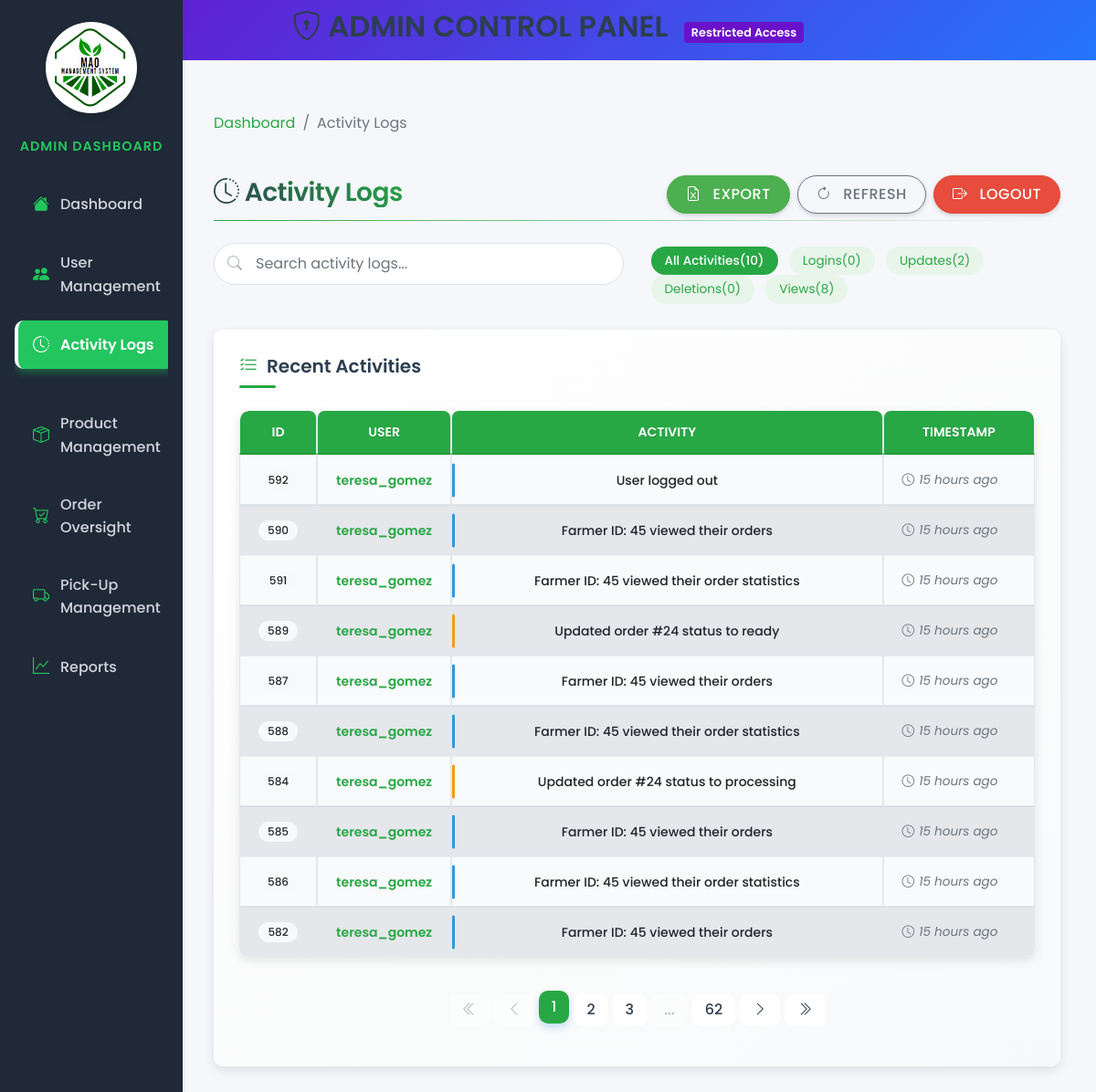
The app's page /views/admin/activity-logs.php (signed in) with its own data.
### tables this page shows
CREATE TABLE `activitylogs` (
  `log_id` int(11) NOT NULL,
  `user_id` int(11) DEFAULT NULL,
  `action` varchar(255) DEFAULT NULL,
  `action_date` timestamp NOT NULL DEFAULT current_timestamp()
);

CREATE TABLE `users` (
  `user_id` int(11) NOT NULL,
  `username` varchar(50) NOT NULL,
  `password` varchar(255) NOT NULL,
  `email` varchar(100) NOT NULL,
  `role_id` int(11) DEFAULT NULL,
  `created_at` timestamp NOT NULL DEFAULT current_timestamp(),
  `updated_at` timestamp NOT NULL DEFAULT current_timestamp() ON UPDATE current_timestamp(),
  `first_name` varchar(100) NOT NULL,
  `last_name` varchar(100) NOT NULL,
  `contact_number` varchar(20) DEFAULT NULL,
  `address` text DEFAULT NULL
);

### models/log.php (called while the page is built, shortened)
<?php
require_once 'Database.php';
class Log
{
    private $pdo;
    public function __construct()
    {
        $database = new Database();
        $this->pdo = $database->connect();
    }
    public function getActivityLogs(int $offset = 0, int $limit = 10): array
    {
        try {
            $offset = max(0, $offset);
            $limit  = max(1, min(100, $limit));
            $sql = "SELECT logs.log_id, users.username, logs.action, logs.action_date
                    FROM activitylogs AS logs
                    JOIN users ON logs.user_id = users.user_id
                    ORDER BY logs.action_date DESC
                    LIMIT :limit OFFSET :offset";
            $stmt = $this->pdo->prepare($sql);
            $stmt->bindValue(':limit', $limit, PDO::PARAM_INT);
            $stmt->bindValue(':offset', $offset, PDO::PARAM_INT);
            $stmt->execute();
            return $stmt->fetchAll(PDO::FETCH_ASSOC);
        } catch (PDOException $e) {
            error_log("Error fetching logs: " . $e->getMessage());
            return [];
        }
    }
    public function getTotalLogsCount(): int
    {
        try {
            $sql = "SELECT COUNT(*) as total FROM activitylogs";
            $stmt = $this->pdo->query($sql);
            $result = $stmt->fetch(PDO::FETCH_ASSOC);
            return (int)$result['total'];
        } catch (PDOException $e) {
            error_log("Error fetching total log count: " . $e->getMessage());
            return 0;
        }
    }
}
?>

### models/database.php (called while the page is built)
<?php
class Database {
    private $host = 'localhost';
    private $db = 'farmersmarketdb';
    private $user = 'root';
    private $pass = '';
    private $charset = 'utf8mb4';
    public $conn;
    public function connect() {
        if ($this->conn === null) {
            try {
                $dsn = "mysql:host=$this->host;dbname=$this->db;charset=$this->charset";
                $this->conn = new PDO($dsn, $this->user, $this->pass);
                $this->conn->setAttribute(PDO::ATTR_ERRMODE, PDO::ERRMODE_EXCEPTION);
            } catch (PDOException $e) {
                echo 'Connection failed: ' . $e->getMessage();
                exit;
            }
        }
        return $this->conn;
    }
}
?>

### views/admin/activity-logs.php (the view, shortened to what this page needs)
<?php
require_once '../../models/Log.php';
$logClass = new Log();
$limit = isset($_GET['limit']) ? (int)$_GET['limit'] : 10;
$page = isset($_GET['page']) ? (int)$_GET['page'] : 1;
$offset = ($page - 1) * $limit;
$searchTerm = isset($_GET['search']) ? htmlspecialchars(trim($_GET['search'])) : '';
$logs = [];
$totalLogs = 0;
if (!empty($searchTerm)) {
    $logs = $logClass->searchActivityLogs($searchTerm, $offset, $limit);
    $totalLogs = $logClass->getSearchLogsCount($searchTerm);
} else {
    $logs = $logClass->getActivityLogs($offset, $limit);
    $totalLogs = $logClass->getTotalLogsCount();
}
$totalPages = ceil($totalLogs / $limit);
?>
<!DOCTYPE html>
<html lang="en">
<head>
    <link href="https://stackpath.bootstrapcdn.com/bootstrap/4.5.2/css/bootstrap.min.css" rel="stylesheet">
    <link href="https://cdn.jsdelivr.net/npm/bootstrap-icons/font/bootstrap-icons.css" rel="stylesheet">
    <link rel="stylesheet" href="../../public/style/admin.css">
    <link rel="stylesheet" href="../../public/style/admin-sidebar.css">
    <link rel="stylesheet" href="../../public/style/activity-logs.css">
</head>
<body>
    <div class="admin-header text-center">
        <h2><i class="bi bi-shield-lock"></i> ADMIN CONTROL PANEL <span class="admin-badge">Restricted Access</span></h2>
    </div>
    <div class="container-fluid">
        <div class="row">
            <?php include '../../views/global/admin-sidebar.php'; ?>
            <main role="main" class="col-md-9 ml-sm-auto col-lg-10 px-4 py-4 activity-logs-page">
                <nav aria-label="breadcrumb">
                    <ol class="breadcrumb">
                        <li class="breadcrumb-item"><a href="admin-dashboard.php">Dashboard</a></li>
                        <li class="breadcrumb-item active" aria-current="page">Activity Logs</li>
                    </ol>
                </nav>
                <div class="page-header">
                    <h1 class="h2"><i class="bi bi-clock-history"></i> Activity Logs</h1>
                    <div class="d-flex">
                        <button class="btn btn-success mr-2" id="exportLogs">
                            <i class="bi bi-file-earmark-excel"></i> Export
                        </button>
                        <button class="btn btn-outline-secondary mr-2" id="refreshLogs">
                            <i class="bi bi-arrow-clockwise"></i> Refresh
                        </button>
                        <a href="?logout=true" class="btn btn-danger" onclick="return confirmLogout();">
                            <i class="bi bi-box-arrow-right"></i> Logout
                        </a>
                    </div>
                </div>
                <div class="row mb-4">
                    <div class="col-md-6">
                        <div class="search-container">
                            <form method="GET" action="" class="d-flex" id="search-form">
                                <input type="text" name="search" id="search" class="form-control"
                                       placeholder="Search activity logs..." value="<?= htmlspecialchars($searchTerm) ?>">
                            </form>
                        </div>
                    </div>
                    <div class="col-md-6 d-flex align-items-center justify-content-md-end mt-3 mt-md-0">
                        <div class="filter-badges">
                            <span class="filter-badge active" data-filter="all">All Activities <span class="count"></span></span>
                            <span class="filter-badge" data-filter="login">Logins <span class="count"></span></span>
                            <span class="filter-badge" data-filter="update">Updates <span class="count"></span></span>
                            <span class="filter-badge" data-filter="delete">Deletions <span class="count"></span></span>
                            <span class="filter-badge" data-filter="view">Views <span class="count"></span></span>
                        </div>
                    </div>
                </div>
                <section id="activity-logs">
                    <div class="card">
                        <div class="card-body">
                            <h5 class="card-title"><i class="bi bi-list-check"></i> Recent Activities</h5>
                            <div class="table-container">
                                <div class="table-responsive">
                                    <table class="table table-hover">
                                        <thead>
                                            <tr>
                                                <th style="width: 5%">ID</th>
                                                <th style="width: 15%">User</th>
                                                <th style="width: 60%">Activity</th>
                                                <th style="width: 20%">Timestamp</th>
                                            </tr>
                                        </thead>
                                        <tbody id="logs-table">
                                            <?php if (count($logs) > 0) : ?>
                                                <?php foreach ($logs as $log) :
                                                    $logType = 'view';
                                                    $action = strtolower($log['action']);
                                                    if (strpos($action, 'login') !== false || strpos($action, 'logged in') !== false ||
                                                        strpos($action, 'log in') !== false || strpos($action, 'signin') !== false) {
                                                        $logType = 'login';
                                                    }
                                                    elseif (strpos($action, 'update') !== false || strpos($action, 'edit') !== false ||
                                                            strpos($action, 'chang') !== false || strpos($action, 'modif') !== false) {
                                                        $logType = 'update';
                                                    }
                                                    elseif (strpos($action, 'delet') !== false || strpos($action, 'remov') !== false ||
                                                            strpos($action, 'cancel') !== false) {
                                                        $logType = 'delete';
                                                    }
                                                ?>
                                                    <tr class="fadeIn" data-log-type="<?= $logType ?>">
                                                        <td><span class="badge badge-pill badge-light"><?= htmlspecialchars($log['log_id']) ?></span></td>
                                                        <td><span class="log-username"><?= htmlspecialchars($log['username']) ?></span></td>
                                                        <td class="log-message" data-type="<?= $logType ?>"
                                                            title="<?= htmlspecialchars($log['action']) ?>">
                                                            <span class="log-content"><?= htmlspecialchars($log['action']) ?></span>
                                                        </td>
                                                        <td>
                                                            <span class="log-timestamp" data-time="<?= htmlspecialchars($log['action_date']) ?>">
                                                            </span>
                                                        </td>
                                                    </tr>
                                                <?php endforeach; ?>
                                            <?php endif; ?>
                                        </tbody>
                                    </table>
                                </div>
                            </div>
                            <div class="pagination-container">
                                <nav>
                                    <ul class="pagination justify-content-center">
                                        <li class="page-item <?= ($page == 1) ? 'disabled' : '' ?>">
                                            <a class="page-link" href="?page=1&search=<?= urlencode($searchTerm) ?>">
                                                <i class="bi bi-chevron-double-left"></i>
                                            </a>
                                        </li>
                                        <li class="page-item <?= ($page == 1) ? 'disabled' : '' ?>">
                                            <a class="page-link" href="?page=<?= $page - 1 ?>&search=<?= urlencode($searchTerm) ?>">
                                                <i class="bi bi-chevron-left"></i>
                                            </a>
                                        </li>
                                        <?php
                                        $start = max(1, $page - 2);
                                        $end = min($totalPages, $page + 2);
                                        for ($i = $start; $i <= $end; $i++) :
                                        ?>
                                            <li class="page-item <?= ($i == $page) ? 'active' : '' ?>">
                                                <a class="page-link" href="?page=<?= $i ?>&search=<?= urlencode($searchTerm) ?>"><?= $i ?></a>
                                            </li>
                                        <?php
                                        endfor;
                                        if ($end < $totalPages) {
                                            if ($end < $totalPages - 1) {
                                                echo '<li class="page-item disabled"><span class="page-link">...</span></li>';
                                            }
                                            echo '<li class="page-item"><a class="page-link" href="?page=' . $totalPages . '&search=' . urlencode($searchTerm) . '">' . $totalPages . '</a></li>';
                                        }
                                        ?>
                                        <li class="page-item <?= ($page == $totalPages) ? 'disabled' : '' ?>">
                                            <a class="page-link" href="?page=<?= $page + 1 ?>&search=<?= urlencode($searchTerm) ?>">
                                                <i class="bi bi-chevron-right"></i>
                                            </a>
                                        </li>
                                        <li class="page-item <?= ($page == $totalPages) ? 'disabled' : '' ?>">
                                            <a class="page-link" href="?page=<?= $totalPages ?>&search=<?= urlencode($searchTerm) ?>">
                                                <i class="bi bi-chevron-double-right"></i>
                                            </a>
                                        </li>
                                    </ul>
                                </nav>
                            </div>
                        </div>
                    </div>
                </section>
            </main>
        </div>
    </div>
</body>
</html>

### records on screen
activitylogs: log_id "592", user.username "teresa_gomez", action "User logged out"
activitylogs: log_id "590", user.username "teresa_gomez", action "Farmer ID: 45 viewed their orders"
activitylogs: log_id "591", user.username "teresa_gomez", action "Farmer ID: 45 viewed their order statistics"
activitylogs: log_id "589", user.username "teresa_gomez", action "Updated order #24 status to ready"
activitylogs: log_id "587", user.username "teresa_gomez", action "Farmer ID: 45 viewed their orders"
activitylogs: log_id "588", user.username "teresa_gomez", action "Farmer ID: 45 viewed their order statistics"
activitylogs: log_id "584", user.username "teresa_gomez", action "Updated order #24 status to processing"
activitylogs: log_id "585", user.username "teresa_gomez", action "Farmer ID: 45 viewed their orders"
activitylogs: log_id "586", user.username "teresa_gomez", action "Farmer ID: 45 viewed their order statistics"
activitylogs: log_id "582", user.username "teresa_gomez", action "Farmer ID: 45 viewed their orders"

### other values on screen
$totalPages "62"
